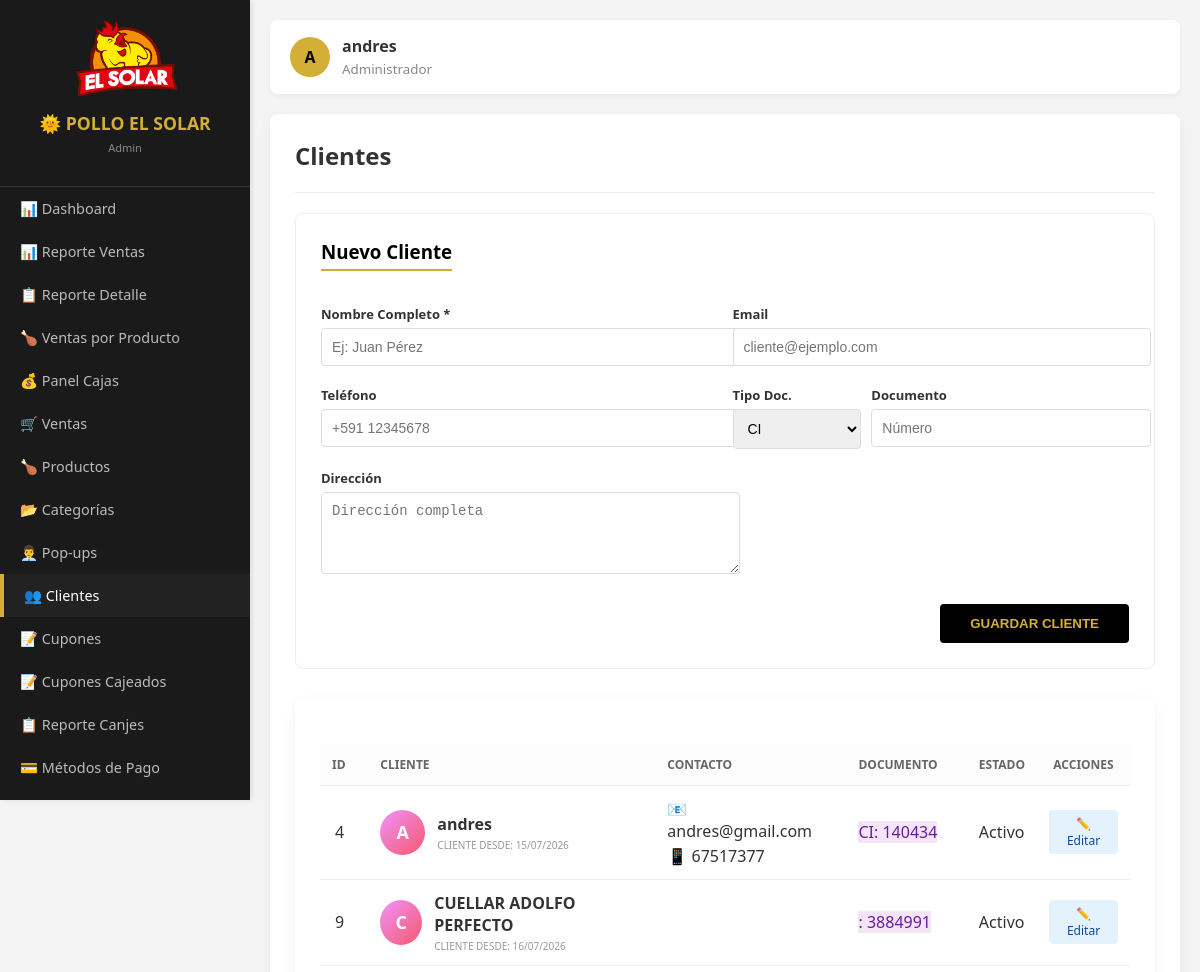
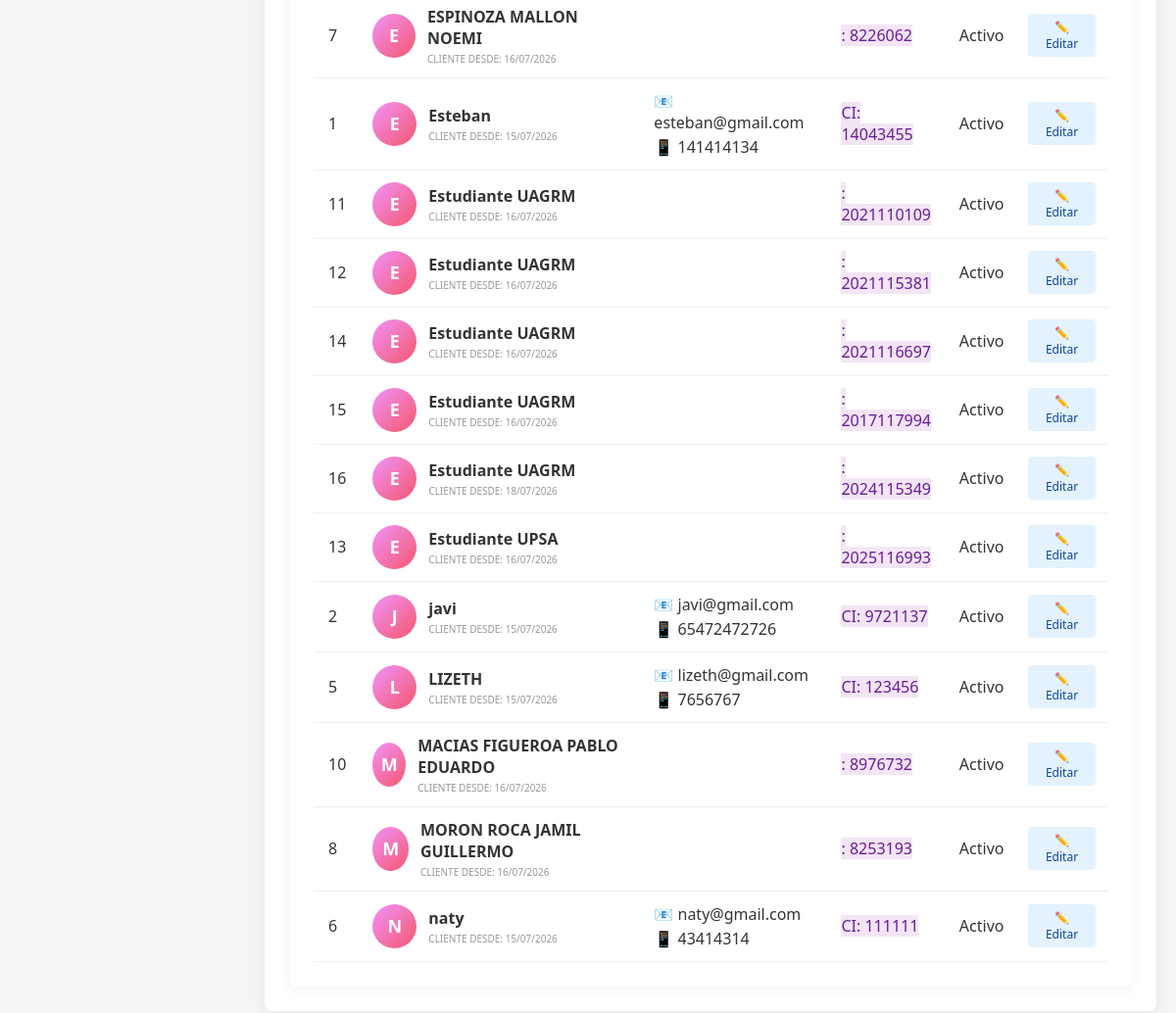
Page /admin.php?mod=clientes (signed in) on the committed database (2 pictures, top to bottom).
### tables this page shows
CREATE TABLE `clientes` (
  `id` int(11) NOT NULL AUTO_INCREMENT,
  `nombre` varchar(150) NOT NULL,
  `email` varchar(100) DEFAULT NULL,
  `telefono` varchar(20) DEFAULT NULL,
  `documento` varchar(50) DEFAULT NULL,
  `tipo_documento` varchar(50) DEFAULT NULL,
  `direccion` text DEFAULT NULL,
  `created_at` datetime DEFAULT current_timestamp(),
  `estado` tinyint(1) DEFAULT 1,
  PRIMARY KEY (`id`)
);

### modulos/clientes.php (the view, shortened to what this page needs)
<?php
$cliente_edit = null;
$clientes = $pdo->query("SELECT * FROM clientes ORDER BY nombre ASC")->fetchAll();
?>
<div style="background:#fff; padding:25px; border-radius:8px; border:1px solid #eee; margin-bottom:30px;">
    <h3 style="margin-top:0; color:#000; border-bottom: 2px solid #D4AF37; display:inline-block; padding-bottom:5px;">
        <?php echo $cliente_edit ? "Editar Cliente" : "Nuevo Cliente"; ?>
    </h3>
    <form id="formCliente" method="POST">
        <div class="grid-2cols">
            <div class="form-group">
                <label>Nombre Completo *</label>
                <input type="text" name="nombre" id="input_nombre" required value="<?php echo $cliente_edit['nombre'] ?? ''; ?>" placeholder="Ej: Juan Pérez">
            </div>
            <div class="form-group">
                <label>Email</label>
                <input type="email" name="email" value="<?php echo $cliente_edit['email'] ?? ''; ?>" placeholder="cliente@ejemplo.com">
            </div>
            <div class="form-group">
                <label>Teléfono</label>
                <input type="tel" name="telefono" value="<?php echo $cliente_edit['telefono'] ?? ''; ?>" placeholder="+591 12345678">
            </div>
            <div class="form-group" style="display:grid; grid-template-columns: 1fr 2fr; gap:10px;">
                <div>
                    <label>Tipo Doc.</label>
                    <select name="tipo_documento">
                        <option value="CI" <?php echo ($cliente_edit['tipo_documento'] ?? '') == 'CI' ? 'selected' : ''; ?>>CI</option>
                    </select>
                </div>
                <div>
                    <label>Documento</label>
                    <input type="text" name="documento" value="<?php echo $cliente_edit['documento'] ?? ''; ?>" placeholder="Número">
                </div>
            </div>
            <div class="form-group">
                <label>Dirección</label>
                <textarea name="direccion" placeholder="Dirección completa"><?php echo $cliente_edit['direccion'] ?? ''; ?></textarea>
            </div>
        </div>
        <div style="margin-top:20px; display:flex; gap:10px; justify-content:flex-end;">
            <button type="button" onclick="abrirModalCliente()"
                    style="background:#000; color:#D4AF37; border:none; padding:12px 30px; border-radius:4px; cursor:pointer; font-weight:bold;">
                <?php echo $cliente_edit ? "ACTUALIZAR CLIENTE" : "GUARDAR CLIENTE"; ?>
            </button>
        </div>
    </form>
</div>
<div class="table-card">
    <table>
        <thead>
            <tr>
                <th>ID</th>
                <th>Cliente</th>
                <th>Contacto</th>
                <th>Documento</th>
                <th>Estado</th>
                <th style="text-align:center;">Acciones</th>
            </tr>
        </thead>
        <tbody>
            <?php foreach ($clientes as $c): ?>
            <tr>
                <td style="padding:15px;"><?php echo $c['id']; ?></td>
                <td>
                    <div style="display:flex; align-items:center; gap:12px;">
                        <div class="cliente-avatar">
                            <?php echo strtoupper(substr($c['nombre'], 0, 1)); ?>
                        </div>
                        <div class="info-cliente">
                            <strong><?php echo htmlspecialchars($c['nombre']); ?></strong>
                            <span class="info-label">Cliente desde: <?php echo date('d/m/Y', strtotime($c['created_at'])); ?></span>
                        </div>
                    </div>
                </td>
                <td>
                    <div class="info-cliente">
                        <?php if($c['email']): ?>
                            <span>📧 <?php echo htmlspecialchars($c['email']); ?></span>
                        <?php endif; ?>
                        <?php if($c['telefono']): ?>
                            <span>📱 <?php echo htmlspecialchars($c['telefono']); ?></span>
                        <?php endif; ?>
                    </div>
                </td>
                <td>
                    <?php if($c['documento']): ?>
                        <span class="badge" style="background:#f3e5f5; color:#6a1b9a;">
                            <?php echo $c['tipo_documento']; ?>: <?php echo $c['documento']; ?>
                        </span>
                    <?php else: ?>
                        <span style="color:#ccc;">—</span>
                    <?php endif; ?>
                </td>
                <td>
                    <span class="badge <?php echo $c['estado'] ? 'badge-active' : 'badge-inactive'; ?>">
                        <?php echo $c['estado'] ? 'Activo' : 'Inactivo'; ?>
                    </span>
                </td>
                <td style="text-align:center;">
                    <div class="btn-group" style="display:flex; gap:5px; justify-content:center;">
                        <a href="admin.php?mod=clientes&edit=<?php echo $c['id']; ?>"
                           style="background:#e3f2fd; color:#0d47a1; padding:5px 12px; border-radius:4px; text-decoration:none; font-size:12px;">
                            ✏️ Editar
                        </a>
                    </div>
                </td>
            </tr>
            <?php endforeach; ?>
        </tbody>
    </table>
</div>

### admin.php (shortened to what this page needs)
<?php
$user_rol = $_SESSION['user_rol'] ?? '';
$user_nombre = $_SESSION['user_nombre'] ?? 'Usuario';
$menu_items = [];
if($user_rol == 'admin') {
    $menu_items = [
        ['mod' => 'dashboard', 'icono' => '📊', 'nombre' => 'Dashboard'],
        ['mod' => 'reporte_ventas', 'icono' => '📊', 'nombre' => 'Reporte Ventas'],
        ['mod' => 'reporte_detalle', 'icono' => '📋', 'nombre' => 'Reporte Detalle'],
        ['mod' => 'reporte_por_producto', 'icono' => '🍗', 'nombre' => 'Ventas por Producto'],
        ['mod' => 'cajas', 'icono' => '💰', 'nombre' => 'Panel Cajas'],
        ['mod' => 'ventas', 'icono' => '🛒', 'nombre' => 'Ventas'],
        ['mod' => 'productos', 'icono' => '🍗', 'nombre' => 'Productos'],
        ['mod' => 'categorias', 'icono' => '📂', 'nombre' => 'Categorías'],
        ['mod' => 'popups', 'icono' => '👨‍💼', 'nombre' => 'Pop-ups'],
        ['mod' => 'clientes', 'icono' => '👥', 'nombre' => 'Clientes'],
        ['mod' => 'cupones', 'icono' => '📝', 'nombre' => 'Cupones'],
        ['mod' => 'cupones_canjeados', 'icono' => '📝', 'nombre' => 'Cupones Cajeados'],
        ['mod' => 'reporte_canjes', 'icono' => '📋', 'nombre' => 'Reporte Canjes'],
        ['mod' => 'metodos_pago', 'icono' => '💳', 'nombre' => 'Métodos de Pago'],
        ['mod' => 'sucursales', 'icono' => '📍', 'nombre' => 'Sucursales'],
        ['mod' => 'usuarios', 'icono' => '👤', 'nombre' => 'Usuarios'],
        ['mod' => 'logs', 'icono' => '📝', 'nombre' => 'Logs'],
    ];
}
$modulo = $_GET['mod'] ?? 'mis_cajas';
$archivo_modulo = "modulos/" . $modulo . ".php";
?>
<!DOCTYPE html>
<html lang="es">
<head>
</head>
<body>
<div class="sidebar" id="sidebar">
    <div class="sidebar-header">
        <img src="../fotos/logito.png" alt="logo solar">
        <h3>🌞 POLLO EL SOLAR</h3>
        <p><?php echo ucfirst($user_rol); ?></p>
    </div>
    <?php foreach($menu_items as $item): ?>
    <a href="?mod=<?php echo $item['mod']; ?>" class="<?php echo ($modulo == $item['mod']) ? 'active' : ''; ?>">
        <?php echo $item['icono']; ?> <?php echo $item['nombre']; ?>
    </a>
    <?php endforeach; ?>
</div>
<div class="main-content">
    <div class="top-bar">
        <div class="user-info">
            <div class="user-avatar"><?php echo strtoupper(substr($user_nombre, 0, 1)); ?></div>
            <div>
                <strong><?php echo htmlspecialchars($user_nombre); ?></strong><br>
                <small style="color:#888;"><?php echo $user_rol == 'admin' ? 'Administrador' : 'Vendedor'; ?></small>
            </div>
        </div>
    </div>
    <div class="table-card">
        <?php
        $titulo_modulo = [
            'cajas' => 'Panel de Cajas',
            'ventas' => 'Registro de Ventas',
            'mis_cajas' => 'Mis Cajas',
            'dashboard' => 'Dashboard'
        ];
        $titulo = $titulo_modulo[$modulo] ?? ucfirst($modulo);
        echo "<h2 style='margin-top:0;'>" . $titulo . "</h2>";
        echo "<hr style='border:0; border-top:1px solid #eee; margin-bottom:20px;'>";
        include $archivo_modulo;
        ?>
    </div>
</div>
</body>
</html>

### admin.php (style rules this page uses)
:root { --sidebar-width: 250px; --gold: #D4AF37; --dark: #1a1a1a; }
body { margin: 0; display: flex; font-family: 'Segoe UI', sans-serif; background: #f4f4f4; color: #333; }
.sidebar { width: var(--sidebar-width); background: var(--dark); height: 100vh; color: #fff; position: fixed; box-shadow: 2px 0 5px rgba(0,0,0,0.1); transition: transform 0.3s ease; z-index: 1000; overflow-y: auto; }
.sidebar-header { padding: 20px; text-align: center; border-bottom: 1px solid #333; }
.sidebar-header img { display: block; margin: 0 auto 15px; width: 120px; max-width: 80%; height: auto; }
.sidebar-header h3 { color: var(--gold); margin: 0; font-size: 1.1em; }
.sidebar-header p { color: #888; font-size: 11px; margin-top: 5px; }
.sidebar a { display: block; color: #bbb; padding: 12px 20px; text-decoration: none; transition: 0.3s; font-size: 0.9em; }
.sidebar a.active { background: #222; color: #fff; border-left: 4px solid var(--gold); }
.main-content { margin-left: var(--sidebar-width); padding: 20px; width: calc(100% - var(--sidebar-width)); min-height: 100vh; box-sizing: border-box; transition: margin-left 0.3s ease; }
.top-bar { background: white; padding: 15px 20px; border-radius: 8px; margin-bottom: 20px; display: flex; justify-content: space-between; align-items: center; flex-wrap: wrap; gap: 10px; box-shadow: 0 2px 5px rgba(0,0,0,0.05); }
.user-info { display: flex; align-items: center; gap: 12px; }
.user-avatar { width: 40px; height: 40px; background: var(--gold); border-radius: 50%; display: flex; align-items: center; justify-content: center; font-weight: bold; color: #000; }
.table-card { background: #fff; padding: 25px; border-radius: 8px; box-shadow: 0 4px 15px rgba(0,0,0,0.05); overflow-x: auto; }
table { width: 100%; border-collapse: collapse; margin-top: 20px; }
th, td { text-align: left; padding: 12px; border-bottom: 1px solid #eee; }
th { background: #fcfcfc; color: #666; text-transform: uppercase; font-size: 0.75em; }

### modulos/clientes.php (style rules this page uses)
.cliente-avatar { width: 45px; height: 45px; background: linear-gradient(135deg, #f093fb 0%, #f5576c 100%); border-radius: 50%; display: inline-flex; align-items: center; justify-content: center; color: white; font-size: 18px; font-weight: bold; }
.info-cliente { display: flex; flex-direction: column; gap: 3px; }
.info-label { font-size: 10px; color: #999; text-transform: uppercase; }
.grid-2cols { display: grid; grid-template-columns: repeat(2, 1fr); gap: 15px; margin-top: 15px; }
.form-group { margin-bottom: 5px; }
.form-group label { font-weight: bold; font-size: 13px; display: block; margin-bottom: 5px; }
.form-group input, .form-group select, .form-group textarea { width: 100%; padding: 10px; border: 1px solid #ddd; border-radius: 4px; font-size: 14px; }
.form-group textarea { resize: vertical; min-height: 60px; }

### rows in the picture
clientes: id "4", nombre "A", nombre "andres", created_at "15/07/2026", email "andres@gmail.com", telefono "67517377", tipo_documento "CI", documento "140434", estado "Activo"
clientes: id "9", nombre "C", nombre "CUELLAR ADOLFO PERFECTO", created_at "16/07/2026", documento "3884991", estado "Activo"
clientes: id "7", nombre "E", nombre "ESPINOZA MALLON NOEMI", created_at "16/07/2026", documento "8226062", estado "Activo"
clientes: id "1", nombre "E", nombre "Esteban", created_at "15/07/2026", email "esteban@gmail.com", telefono "141414134", tipo_documento "CI", documento "14043455", estado "Activo"
clientes: id "11", nombre "E", nombre "Estudiante UAGRM", created_at "16/07/2026", documento "2021110109", estado "Activo"
clientes: id "12", nombre "E", nombre "Estudiante UAGRM", created_at "16/07/2026", documento "2021115381", estado "Activo"
clientes: id "14", nombre "E", nombre "Estudiante UAGRM", created_at "16/07/2026", documento "2021116697", estado "Activo"
clientes: id "15", nombre "E", nombre "Estudiante UAGRM", created_at "16/07/2026", documento "2017117994", estado "Activo"
clientes: id "16", nombre "E", nombre "Estudiante UAGRM", created_at "18/07/2026", documento "2024115349", estado "Activo"
clientes: id "13", nombre "E", nombre "Estudiante UPSA", created_at "16/07/2026", documento "2025116993", estado "Activo"
clientes: id "2", nombre "J", nombre "javi", created_at "15/07/2026", email "javi@gmail.com", telefono "65472472726", tipo_documento "CI", documento "9721137", estado "Activo"
clientes: id "5", nombre "L", nombre "LIZETH", created_at "15/07/2026", email "lizeth@gmail.com", telefono "7656767", tipo_documento "CI", documento "123456", estado "Activo"
clientes: id "10", nombre "M", nombre "MACIAS FIGUEROA PABLO EDUARDO", created_at "16/07/2026", documento "8976732", estado "Activo"
clientes: id "8", nombre "M", nombre "MORON ROCA JAMIL GUILLERMO", created_at "16/07/2026", documento "8253193", estado "Activo"
clientes: id "6", nombre "N", nombre "naty", created_at "15/07/2026", email "naty@gmail.com", telefono "43414314", tipo_documento "CI", documento "111111", estado "Activo"

### other values in the picture
$user_rol "Admin"
$item['icono'] "📊"
$item['nombre'] "Dashboard"
$item['nombre'] "Reporte Ventas"
$item['icono'] "📋"
$item['nombre'] "Reporte Detalle"
$item['icono'] "🍗"
$item['nombre'] "Ventas por Producto"
$item['icono'] "💰"
$item['nombre'] "Panel Cajas"
$item['icono'] "🛒"
$item['nombre'] "Ventas"
$item['nombre'] "Productos"
$item['icono'] "📂"
$item['nombre'] "Categorías"
